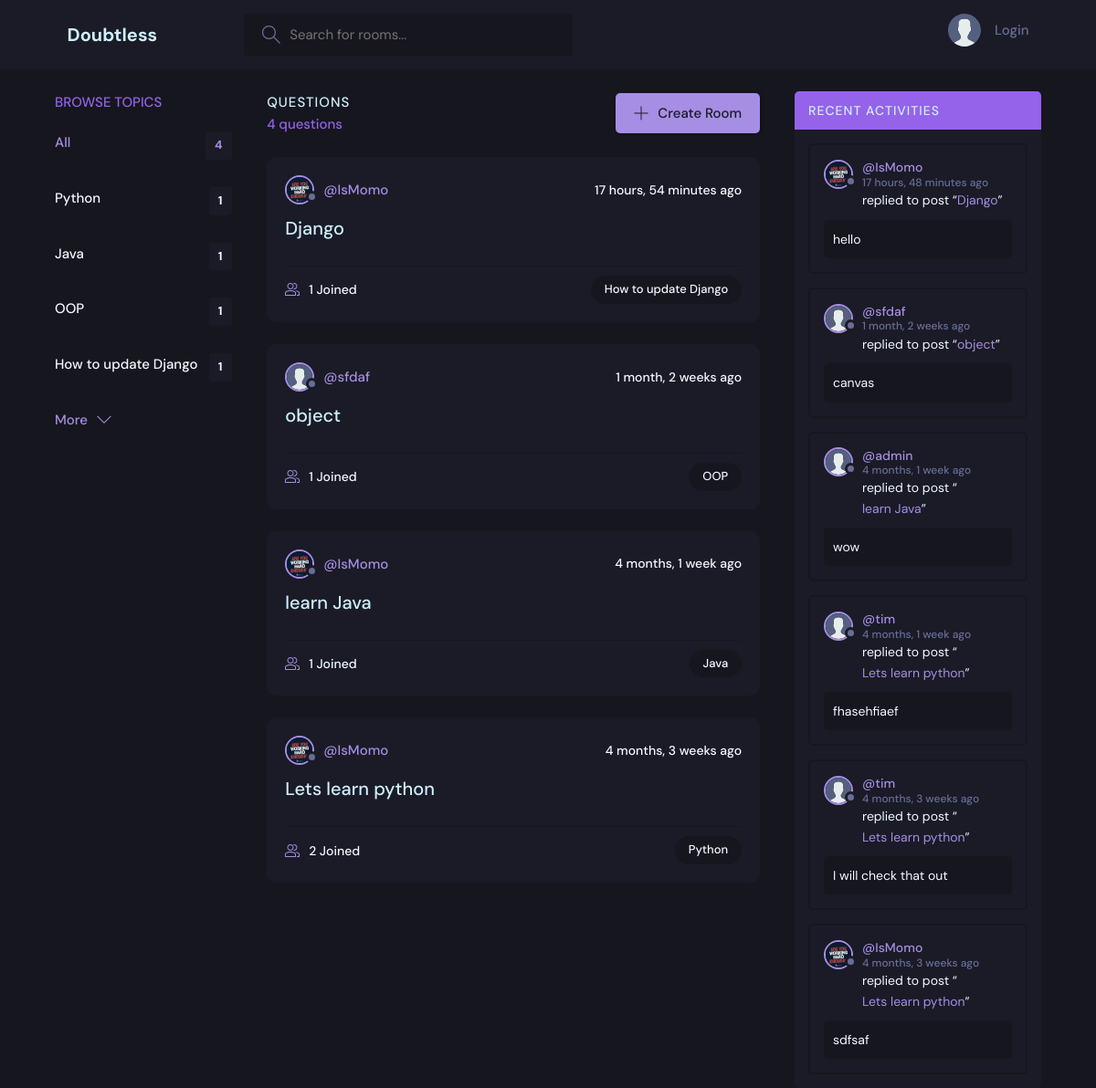
Before: / with the older database file.
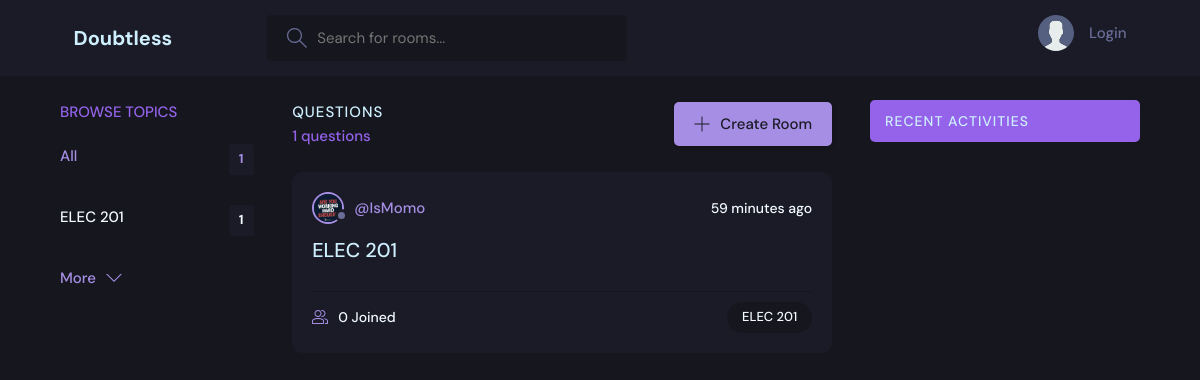
After: the same page with the newer database file.
### base/models.py (models this page shows, shortened)
class Topic(models.Model):
    name = models.CharField(max_length=200)

class Questions(models.Model):
    host = models.ForeignKey(User, on_delete=models.SET_NULL, null=True)
    topic = models.ForeignKey(Topic, on_delete=models.SET_NULL, null=True)
    name = models.CharField(max_length=200)
    description = models.TextField(null=True, blank=True)
    participants = models.ManyToManyField(User, related_name='participants', blank=True)
    updated = models.DateTimeField(auto_now=True)
    created = models.DateTimeField(auto_now_add=True)
    class Meta:
        ordering = ['-updated', '-created']
    def __str__(self):
        return self.name

class User(AbstractUser):
    name = models.CharField(max_length=20, null=True)
    email = models.EmailField(unique=True, null=True)
    bio = models.TextField(null=True)
    avatar = models.ImageField(null=True, default="avatar.svg")
    USERNAME_FIELD = 'email'
    REQUIRED_FIELDS = []

class Answer(models.Model):
    user = models.ForeignKey(User, on_delete=models.CASCADE)
    quest = models.ForeignKey(Questions, on_delete=models.CASCADE)
    body = models.TextField()
    updated = models.DateTimeField(auto_now = True)
    created = models.DateTimeField(auto_now_add = True)
    class Meta:
        ordering = ['-updated', '-created']

### base/views.py (the view)
# urls.py: path('', views.home, name="home"),
def home(request):
    q = request.GET.get('q') if request.GET.get('q') != None else ''
    quests = Questions.objects.filter(Q(topic__name__contains=q) |
                                      Q(name__contains=q) |
                                      Q(description__contains=q))
    topic = Topic.objects.all()[0:5]
    questions_count = quests.count()
    questions_answers = Answer.objects.filter(Q(quest__topic__name__icontains=q))
    context = {"quests" : quests, "topics" : topic, "questions_count":questions_count, "questions_answers": questions_answers}
    return render(request, 'home.html', context)

### templates/home.html (shortened to what this page needs)
{% extends 'MainTemplate.html' %}
{% block content %}
<main class="layout layout--3">
  <div class="container">
    {% include 'topics_component.html' %}
    <div class="roomList">
      <div class="roomList__header">
        <div>
          <h2>Questions</h2>
          <p>{{questions_count}} questions</p>
        </div>
        <a class="btn btn--main" href="{% url 'create-questions' %}">
          <svg version="1.1" xmlns="http://www.w3.org/2000/svg" width="32" height="32" viewBox="0 0 32 32">
            <title>add</title>
            <path
              d="M16.943 0.943h-1.885v14.115h-14.115v1.885h14.115v14.115h1.885v-14.115h14.115v-1.885h-14.115v-14.115z"
            ></path>
          </svg>
          Create Room
        </a>
      </div>
      {% include 'feed_component.html' %}
    </div>
    {% include 'activity_component.html' %}
  </div>
</main>
{% endblock %}

### templates/topics_component.html
<div class="topics">
    <div class="topics__header">
      <h2>Browse Topics</h2>
    </div>
    <ul class="topics__list">
      <li>
        <a href="{% url 'home' %}" class="active">All <span>{{topics.count}}</span></a>
      </li>
      {% for topic in topics %}
      <li>
        <a href="{% url 'home' %}?q={{topic.name}}">{{topic.name}} <span>{{topic.questions_set.all.count}}</span></a>
      </li>
      {% endfor %}
    </ul>
    <a class="btn btn--link" href="{% url "topics" %}">
      More
      <svg version="1.1" xmlns="http://www.w3.org/2000/svg" width="32" height="32" viewBox="0 0 32 32">
        <title>chevron-down</title>
        <path d="M16 21l-13-13h-3l16 16 16-16h-3l-13 13z"></path>
      </svg>
    </a>
  </div>

### templates/feed_component.html (shortened to what this page needs)
{% for quest in quests %}
<div class="roomListRoom">
    <div class="roomListRoom__header">
      <a href="{% url 'user-profile' quest.host.id %}" class="roomListRoom__author">
        <div class="avatar avatar--small">
          <img src="{{quest.host.avatar.url}}" />
        </div>
        <span>@{{quest.host.username}}</span>
      </a>
      <div class="roomListRoom__actions">
        <span>{{quest.created | timesince}} ago</span>
      </div>
    </div>
    <div class="roomListRoom__content">
      <a href="{% url 'questions' quest.id%}">{{quest.name}}</a>
    </div>
    <div class="roomListRoom__meta">
      <a href="{% url 'questions' quest.id%}" class="roomListRoom__joined">
        {{quest.participants.all.count}} Joined
      </a>
      <p class="roomListRoom__topic">{{quest.topic.name}}</p>
    </div>
</div>
{% endfor %}

### templates/activity_component.html (shortened to what this page needs)
<div class="activities">
    <div class="activities__header">
      <h2>Recent Activities</h2>
    </div>
    {% for questions_answer in questions_answers %}
    <div class="activities__box">
        <div class="activities__boxHeader roomListRoom__header">
        <a href="{% url 'user-profile' questions_answer.user.id %}" class="roomListRoom__author">
          <div class="avatar avatar--small">
            <img src="{{questions_answer.user.avatar.url}}" />
          </div>
          <p>
            @{{questions_answer.user.username}}
            <span>{{questions_answer.created|timesince}} ago</span>
          </p>
        </a>
        </div>
        <div class="activities__boxContent">
            <p>replied to post “<a href="{% url 'questions' questions_answer.id %}">{{questions_answer.quest}}</a>”</p>
            <div class="activities__boxRoomContent">
            {{questions_answer.body}}
            </div>
        </div>
    </div>
    {% endfor %}
</div>

Changed rows visible on the page:
removed Topic: name "Python", questions_set.all.count "1"
removed Topic: name "Java", questions_set.all.count "1"
removed Topic: name "OOP", questions_set.all.count "1"
removed Topic: name "How to update Django", questions_set.all.count "1"
removed Questions: host.avatar (picture), host.username "IsMomo", created "17 hours, 54 minutes", name "Django", participants.all.count "1", topic.name "How to update Django"
removed Questions: host.avatar (placeholder picture), host.username "sfdaf", created "1 month, 2 weeks", name "object", participants.all.count "1", topic.name "OOP"
removed Questions: host.avatar (picture), host.username "IsMomo", created "4 months, 1 week", name "learn Java", participants.all.count "1", topic.name "Java"
removed Questions: host.avatar (picture), host.username "IsMomo", created "4 months, 3 weeks", name "Lets learn python", participants.all.count "2", topic.name "Python"
removed Answer: user.avatar (picture), user.username "IsMomo", created "17 hours, 48 minutes", quest "Django", body "hello"
removed Answer: user.avatar (placeholder picture), user.username "sfdaf", created "1 month, 2 weeks", quest "object", body "canvas"
removed Answer: user.avatar (placeholder picture), user.username "admin", created "4 months, 1 week", quest "learn Java", body "wow"
removed Answer: user.avatar (placeholder picture), user.username "tim", created "4 months, 1 week", quest "Lets learn python", body "fhasehfiaef"
removed Answer: user.avatar (placeholder picture), user.username "tim", created "4 months, 3 weeks", quest "Lets learn python", body "I will check that out"
removed Answer: user.avatar (picture), user.username "IsMomo", created "4 months, 3 weeks", quest "Lets learn python", body "sdfsaf"
added Topic: name "ELEC 201", questions_set.all.count "1"
added Questions: host.avatar (picture), host.username "IsMomo", created "59 minutes", name "ELEC 201", participants.all.count "0", topic.name "ELEC 201"
Other visible differences:
{{ topics.count }}: "4" → "1"
{{ questions_count }}: "4" → "1"
